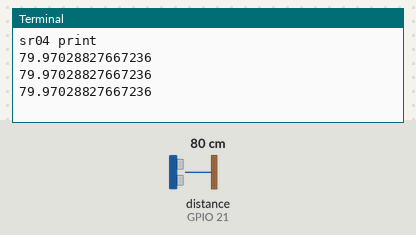
Recording of a program running on a simulated Raspberry Pi (BCM pin numbers). On the bench: the last lines printed to the terminal. The inputs (shaded band) are chosen by the test bench; at power-on: distance to the obstacle (sensor on GPIO 21) 80 cm. The echo pulse lasts 58.3 µs per cm; the clock reads 2024-03-15 10:24:30 at power-on unless the program sets it.

Above: at 1.2 s.
1.3 s: distance to the obstacle (sensor on GPIO 21) set to 2 cm
At 1.9 s:
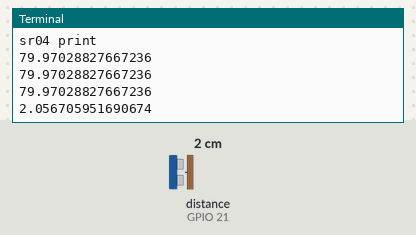
2.8 s: distance to the obstacle (sensor on GPIO 21) set to 4 cm
At 3.4 s:
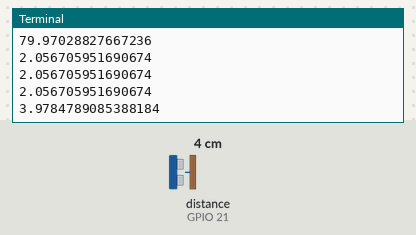
Timing chart, 0 to 5.8 s (numbered marks = the images above; inputs shaded):
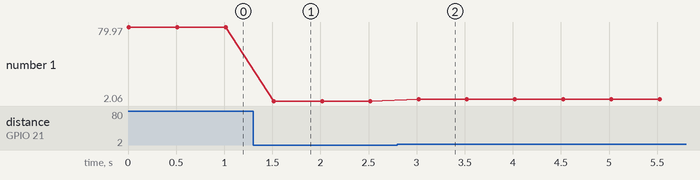

Measured:
- after the input at 1.3 s, the terminal: prints a new line after 0.22 s (image 1)
- after the input at 2.8 s, the terminal: prints a new line after 0.22 s (image 2)
- plotted number 1: 79.97 → 2.06 after the input at 1.3 s, 2.06 → 3.98 after the input at 2.8 s

The program:

afstandssensor.py
```python
import RPi.GPIO as GPIO
import time
GPIO.setmode( GPIO.BCM )
GPIO.setwarnings( 0 )

print( "sr04 print" )

sr04_trig = 20
sr04_echo = 21

GPIO.setup( sr04_trig, GPIO.OUT )
GPIO.setup( sr04_echo, GPIO.IN, pull_up_down=GPIO.PUD_DOWN )

def sr04( trig_pin, echo_pin ):
   """
   Return the distance in cm as measured by an SR04
   that is connected to the trig_pin and the echo_pin.
   These pins must have been configured as output and input.s
   """

   # send trigger pulse
   # inplement this step
   GPIO.output(sr04_trig, True)
   time.sleep(0.00001)
   GPIO.output(sr04_trig,False)

   # wait for echo high and remember its start time
   # inplement this step
   begintijd = time.time()
   eindtijd = time.time()

   # wait for echo low and remember its end time
   # inplement this step
   while GPIO.input(sr04_echo) == 0:
       begintijd = time.time()

   while GPIO.input(sr04_echo) == 1:
       eindtijd = time.time()

   duur = eindtijd - begintijd
   afstand = (duur * 34300) /2

   # calculate and return distance
   # inplement this step
   return afstand

while True:
   print( sr04( sr04_trig, sr04_echo ))
   time.sleep( 0.5 )
```
